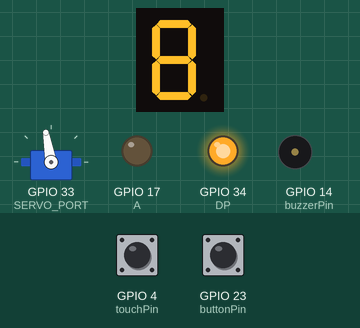
This sketch was run on a simulated ESP32. Shown: 1-digit seven-segment display, servo, output pins drawn as LEDs (lit = HIGH), buzzer (waves = sounding). Wiring (inferred from the names in the program): 1-digit 7-segment display, segments lit when LOW: segments GPIO 16, GPIO 12, GPIO 32, GPIO 25, GPIO 5, GPIO 18, GPIO 21. Inputs (shaded band) come from the test bench; at power-on: GPIO 23 (buttonPin) LOW, GPIO 4 (touchPin) HIGH. WiFi joins after 1.5 s; servers stay silent unless stated; the segment pins are drawn as the display they are named for; pins used as bus, display or sensor lines are not drawn; what the sketch prints to the serial monitor is not drawn.

Above: at 6.2 s.
6.3 s: GPIO 23 (buttonPin) pulled HIGH for 0.15 s
At 16.78 s:
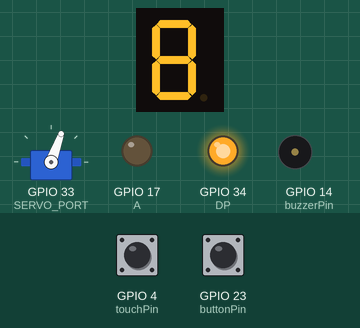
At 17.79 s:
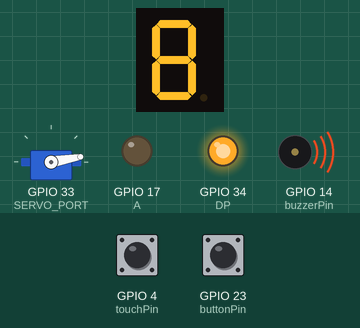
Timing chart, 0 to 18.1 s (numbered marks = the images above; inputs shaded):
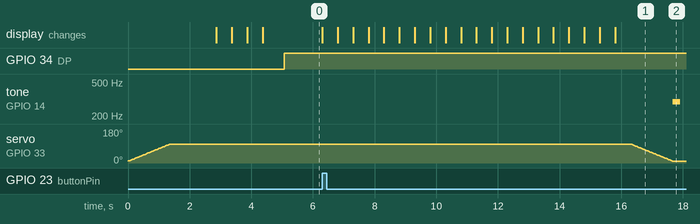

Measured:
- after the input at 6.3 s, tone on GPIO 14 (buzzerPin): silent → 294 Hz after 11.4 s, → silent 0.25 s later; servo on GPIO 33 (SERVO_PORT): moves from 100° to 10° over 1.3 s, starting after 10.0 s; the display: first changes at once (image 1 shows a later state)

The sketch:

client.ino
```cpp
#include <ESP32Servo.h>
#include <WiFi.h>
#include <HTTPClient.h>

#define G 18
#define F 5
#define A 17
#define B 16
#define DP 34
#define C 12
#define D 32
#define E 25
#define NOTE_D4 294
#define SERVO_PORT 33

enum State {
  DEACTIVATED = 0,
  PRE_ACTIVATION = 1,
  ACTIVATED = 2,
  PRE_PASSWORD = 3,
  PASSWORD_STATE = 4,
  LOCKDOWN = 5,
};

const char* ssid = "Softex_Conv";
const char* wifiPassword = "Softex2023";
const String serverBaseURL = "http://192.168.155.146:8000";
const String username = "esp";
const int sensorPin = 13;
const int buttonPin = 23;
const int buzzerPin = 14;
const int touchPin = 4;
const int ledPin = 21;
const String password = "senha";
const int servoLowered = 10;
const int servoLifted = 100;
bool displayMap[10][7] = {
  {1, 1, 1, 1, 1, 1, 0}, // digit 0
  {0, 1, 1, 0, 0, 0, 0}, // digit 1
  {1, 1, 0, 1, 1, 0, 1}, // digit 2
  {1, 1, 1, 1, 0, 0, 1}, // digit 3
  {0, 1, 1, 0, 0, 1, 1}, // digit 4
  {1, 0, 1, 1, 0, 1, 1}, // digit 5
  {1, 0, 1, 1, 1, 1, 1}, // digit 6
  {1, 1, 1, 0, 0, 0, 0}, // digit 7
  {1, 1, 1, 1, 1, 1, 1}, // digit 8
  {1, 1, 1, 1, 0, 1, 1}, // digit 9
};
int buttonState = LOW;
int passwordTries = 0;
Servo servoMotor;
int servoPos = 0;
State state;

bool connectWifi() {
  WiFi.begin(ssid, wifiPassword);
  Serial.println("WIFI: Connecting...");
  int count = 0;
  while (WiFi.status() != WL_CONNECTED) {
    delay(500);
    Serial.print(".");
    count += 1;
    if (count >= 100) {
      return false;
    }
  }
  Serial.println("");
  return true;
}

void checkServer(String serverURL) {
  if (WiFi.status() != WL_CONNECTED) {
    connectWifi();
  }
  HTTPClient http;
  http.begin(serverURL.c_str());
  int responseStatus = http.GET();

  if (responseStatus == 200) {
    Serial.print("HTTP Response Code: ");
    Serial.println(responseStatus);
    String payload = http.getString();
    Serial.println(payload);
  } else {
    Serial.print("HTTP Response Code: ");
    Serial.println(responseStatus);
  }
  http.end();
}

void writeNumber(int number) {
  bool* display = displayMap[number];

  digitalWrite(A, display[0]);
  digitalWrite(B, display[1]);
  digitalWrite(C, display[2]);
  digitalWrite(D, display[3]);
  digitalWrite(E, display[4]);
  digitalWrite(F, display[5]);
  digitalWrite(G, display[6]);
}

void turnOffDisplay() {
  digitalWrite(A, 0);
  digitalWrite(B, 0);
  digitalWrite(C, 0);
  digitalWrite(D, 0);
  digitalWrite(E, 0);
  digitalWrite(F, 0);
  digitalWrite(G, 0);
  digitalWrite(DP, 1);
}

void blinkLed(int time) {
  for (int i = 0; i < time; i++) {
    digitalWrite(ledPin, HIGH);
    delay(500);
    digitalWrite(ledPin, LOW);
    delay(500);
  }
}

bool authRequest(String inputPassword) {
  if (WiFi.status() != WL_CONNECTED) {
    connectWifi();
  }
  HTTPClient http;
  String url = String(serverBaseURL + "/login/");
  http.begin(url.c_str());
  http.addHeader("Content-Type", "application/json");

  String payload = String("{\"username\": \"" + username + "\", \"password\": \"" + inputPassword + "\"}");
  int responseStatus = http.POST(payload);
  if (responseStatus == 200) {
    Serial.print("HTTP Response Code: ");
    Serial.println(responseStatus);
    String payload = http.getString();
    Serial.println(payload);
    http.end();
    return true;
  } else {
    Serial.print("HTTP Response Code: ");
    Serial.println(responseStatus);
    http.end();
    return false;
  }
  return false;
}

void checkPassword(String inputPassword) {
  inputPassword.trim();
  bool res = authRequest(inputPassword);
  if (res == true) {
    Serial.println("PASSWORD CORRECT: System Deactivated");
    blinkLed(2);
    state = DEACTIVATED;
    return;
  } else {
    Serial.println("PASSWORD INCORRECT: Try Again");
    passwordTries += 1;
  }
}

void readPasswordInput() {
  String inputPassword = "";
  if (Serial.available() > 0) {
    inputPassword = Serial.readString();
    checkPassword(inputPassword);
  }
}

void countdown(int initialNumber) {
  const int initialPwdTry = passwordTries;
  if (initialNumber > 9) {
    initialNumber = 9;
  }
  Serial.println("INPUT YOUR PASSWORD: ");
  while (initialNumber >= 0) {
    writeNumber(initialNumber);
    readPasswordInput();
    delay(1000);
    initialNumber--;
    if (passwordTries != initialPwdTry) {
      return;
    }
    if (state == DEACTIVATED) {
      return;
    }
  }
  turnOffDisplay();
  passwordTries += 1;
}

void beepBuzzer(int repetitions) {
  for (int i = 0; i < repetitions; i++) {
    tone(buzzerPin, NOTE_D4, 1000/4);
    delay(500);
  }
}

void servoLift() {
  servoMotor.attach(SERVO_PORT);
  Serial.println("LIFTING LOCK");
  for (servoPos = servoLowered; servoPos <= servoLifted; servoPos +=1) {
    servoMotor.write(servoPos);
    delay(15);
  }
  servoMotor.detach();
}

void servoLower() {
  servoMotor.attach(SERVO_PORT);
  Serial.println("LOWERING LOCK");
  for (servoPos = servoLifted; servoPos >= servoLowered; servoPos -= 1) {
    servoMotor.write(servoPos);
    delay(15);
  }
  servoMotor.detach();
}

bool touchFeedback() {
  int touch = touchRead(touchPin);
  if (touch <= 10) {
    return true;
  }
  return false;
}

bool sensorFeedback() {
  int sensorValue = analogRead(sensorPin);
  float lightDetectedAmount = map(sensorValue, 0, 1023, 0, 10);
  if (lightDetectedAmount > 4) {
    Serial.println("WARNING: Light Detected");
    return true;
  }
  return false;
}

// REGION: states macro functions

void deactivated() {
  buttonState = LOW;
  passwordTries = 0;
  digitalWrite(ledPin, LOW);
  turnOffDisplay();
  if (servoPos < 90) {
    servoLift();
  }
  buttonState = digitalRead(buttonPin);
  if (buttonState == 1) {
    state = PRE_ACTIVATION;
  }
}

void preActivation() {
  Serial.println("SYSTEM ACTIVATING IN 10 SECONDS...");
  blinkLed(10);
  servoLower();
  state = ACTIVATED;
}

void activated() {
  digitalWrite(ledPin, LOW);
  turnOffDisplay();
  bool light = sensorFeedback();
  bool touch = touchFeedback();
  if (touch == true || light == true) {
    state = PRE_PASSWORD;
  }
}

void prePassword() {
  digitalWrite(ledPin, LOW);
  beepBuzzer(2);
  state = PASSWORD_STATE;
}

void passwordState() {
  if (passwordTries >= 2) {
    state = LOCKDOWN;
    return;
  }
  digitalWrite(ledPin, LOW);
  countdown(10);
}

void lockdown() {
  while (true) {
    tone(buzzerPin, NOTE_D4, 750);
    digitalWrite(ledPin, HIGH);
    delay(500);
    digitalWrite(ledPin, LOW);
    delay(250);
  }
}

// REGION: Setup and Main Loop

void setup() {
  // put your setup code here, to run once:
  pinMode(A, OUTPUT);
  pinMode(B, OUTPUT);
  pinMode(C, OUTPUT);
  pinMode(D, OUTPUT);
  pinMode(E, OUTPUT);
  pinMode(F, OUTPUT);
  pinMode(G, OUTPUT);
  pinMode(DP, OUTPUT);
  pinMode(buzzerPin, OUTPUT);
  pinMode(ledPin, OUTPUT);
  pinMode(buttonPin, INPUT);
  servoLift();
  Serial.begin(115200);
  Serial.println("Starting...");
  connectWifi();
  blinkLed(2);
  checkServer(serverBaseURL);
  state = DEACTIVATED;
}

void loop() {
  // put your main code here, to run repeatedly:
  switch (state) {
    case DEACTIVATED:
      deactivated();
      break;
    case PRE_ACTIVATION:
      preActivation();
      break;
    case ACTIVATED:
      activated();
      break;
    case PRE_PASSWORD:
      prePassword();
      break;
    case PASSWORD_STATE:
      passwordState();
      break;
    case LOCKDOWN:
      lockdown();
      break;
  }
}
```
